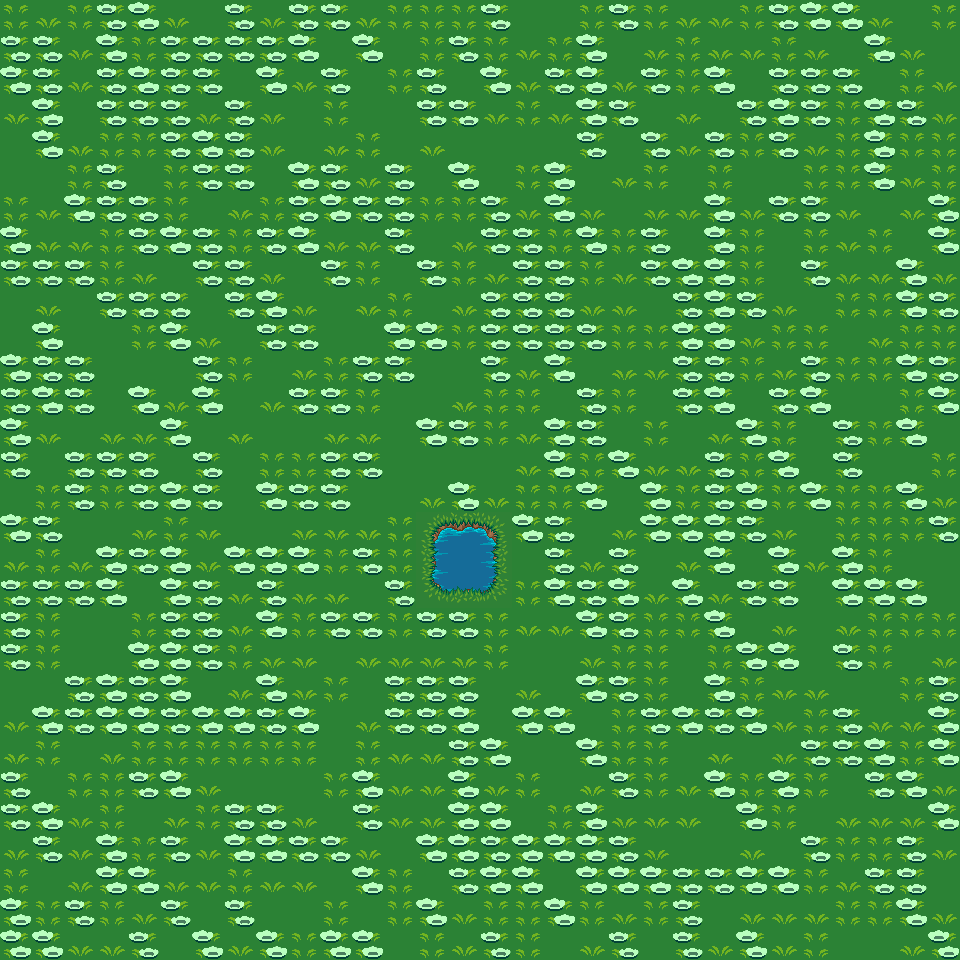

The image is a tile-based game level rendered from a .tmx file. Its description and source (layers, tilesets, objects; grid data summarised) follow:
An orthogonal 30x30 tile map with 32x32 px tiles, 2 tile layers (suelo 1, suelo 2) and 28 objects.

<map version="1.0" orientation="orthogonal" width="30" height="30" tilewidth="32" tileheight="32">
 <tileset firstgid="1" name="terrain_atlas" tilewidth="32" tileheight="32">
  <image source="../tilesets/terrain_atlas.png" width="1024" height="1024" />
 </tileset>
 <layer name="suelo 1" width="30" height="30">
  <data>[900 cells, 900 non-empty, 5 distinct tile ids]</data>
 </layer>
 <layer name="suelo 2" width="30" height="30">
  <data>[900 cells, 9 non-empty, 9 distinct tile ids]</data>
 </layer>
 <objectgroup name="objetos del juego" width="30" height="30">
  <object gid="926" x="352" y="320" />
  <object gid="927" x="384" y="320" />
  <object gid="928" x="416" y="320" />
  <object gid="958" x="352" y="352" />
  <object gid="959" x="384" y="352" />
  <object gid="960" x="416" y="352" />
  <object gid="990" x="352" y="384" />
  <object gid="991" x="384" y="384" />
  <object gid="992" x="416" y="384" />
  <object gid="1022" x="352" y="416" />
  <object gid="1023" x="384" y="416" />
  <object gid="1024" x="416" y="416" />
  <object gid="926" x="480" y="320" />
  <object gid="927" x="512" y="320" />
  <object gid="928" x="544" y="320" />
  <object gid="958" x="480" y="352" />
  <object gid="959" x="512" y="352" />
  <object gid="960" x="544" y="352" />
  <object gid="990" x="480" y="384" />
  <object gid="991" x="512" y="384" />
  <object gid="992" x="544" y="384" />
  <object gid="1022" x="480" y="416" />
  <object gid="1023" x="512" y="416" />
  <object gid="1024" x="544" y="416" />
  <object gid="403" x="426" y="448" />
  <object gid="404" x="458" y="448" />
  <object gid="435" x="426" y="480" />
  <object gid="436" x="458" y="480" />
 </objectgroup>
</map>
